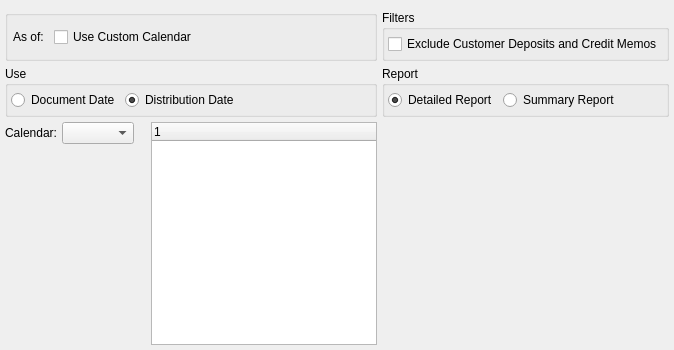
<?xml version="1.0" encoding="UTF-8"?>
<ui version="4.0">
 <comment>This file is part of the xTuple ERP: PostBooks Edition, a free and
open source Enterprise Resource Planning software suite,
Copyright (c) 1999-2014 by OpenMFG LLC, d/b/a xTuple.
It is licensed to you under the Common Public Attribution License
version 1.0, the full text of which (including xTuple-specific Exhibits)
is available at www.xtuple.com/CPAL.  By using this software, you agree
to be bound by its terms.</comment>
 <class>dspTimePhasedOpenARItems</class>
 <widget class="QWidget" name="dspTimePhasedOpenARItems">
  <property name="geometry">
   <rect>
    <x>0</x>
    <y>0</y>
    <width>674</width>
    <height>350</height>
   </rect>
  </property>
  <property name="windowTitle">
   <string>Receivables Aging</string>
  </property>
  <layout class="QGridLayout" name="gridLayout_2">
   <item row="0" column="0">
    <widget class="CustomerSelector" name="_customerSelector"/>
   </item>
   <item row="1" column="0">
    <widget class="QGroupBox" name="_asofGroup">
     <property name="title">
      <string/>
     </property>
     <layout class="QGridLayout" name="gridLayout">
      <item row="0" column="0">
       <widget class="QLabel" name="_asOfLit">
        <property name="text">
         <string>As of:</string>
        </property>
        <property name="buddy">
         <cstring>_asOf</cstring>
        </property>
       </widget>
      </item>
      <item row="0" column="1">
       <widget class="DLineEdit" name="_asOf"/>
      </item>
      <item row="0" column="2">
       <widget class="XCheckBox" name="_custom">
        <property name="text">
         <string>Use Custom Calendar</string>
        </property>
       </widget>
      </item>
      <item row="0" column="3">
       <spacer name="horizontalSpacer">
        <property name="orientation">
         <enum>Qt::Horizontal</enum>
        </property>
        <property name="sizeHint" stdset="0">
         <size>
          <width>0</width>
          <height>20</height>
         </size>
        </property>
       </spacer>
      </item>
     </layout>
    </widget>
   </item>
   <item row="1" column="1">
    <widget class="QGroupBox" name="_filterGroup">
     <property name="title">
      <string>Filters</string>
     </property>
     <layout class="QHBoxLayout">
      <property name="leftMargin">
       <number>3</number>
      </property>
      <property name="topMargin">
       <number>0</number>
      </property>
      <property name="rightMargin">
       <number>3</number>
      </property>
      <property name="bottomMargin">
       <number>0</number>
      </property>
      <item>
       <widget class="XCheckBox" name="_excludeNegs">
        <property name="text">
         <string>Exclude Customer Deposits and Credit Memos</string>
        </property>
       </widget>
      </item>
      <item>
       <spacer>
        <property name="orientation">
         <enum>Qt::Horizontal</enum>
        </property>
        <property name="sizeHint" stdset="0">
         <size>
          <width>0</width>
          <height>28</height>
         </size>
        </property>
       </spacer>
      </item>
     </layout>
    </widget>
   </item>
   <item row="2" column="0">
    <widget class="QGroupBox" name="_useGroup">
     <property name="title">
      <string>Use</string>
     </property>
     <layout class="QHBoxLayout">
      <property name="leftMargin">
       <number>3</number>
      </property>
      <property name="topMargin">
       <number>0</number>
      </property>
      <property name="rightMargin">
       <number>3</number>
      </property>
      <property name="bottomMargin">
       <number>0</number>
      </property>
      <item>
       <widget class="QRadioButton" name="_useDocDate">
        <property name="text">
         <string>Document Date</string>
        </property>
       </widget>
      </item>
      <item>
       <widget class="QRadioButton" name="_useDistDate">
        <property name="text">
         <string>Distribution Date</string>
        </property>
        <property name="checked">
         <bool>true</bool>
        </property>
       </widget>
      </item>
      <item>
       <spacer>
        <property name="orientation">
         <enum>Qt::Horizontal</enum>
        </property>
        <property name="sizeHint" stdset="0">
         <size>
          <width>0</width>
          <height>28</height>
         </size>
        </property>
       </spacer>
      </item>
     </layout>
    </widget>
   </item>
   <item row="2" column="1">
    <widget class="QGroupBox" name="_reptGroup">
     <property name="title">
      <string>Report</string>
     </property>
     <layout class="QHBoxLayout">
      <property name="leftMargin">
       <number>3</number>
      </property>
      <property name="topMargin">
       <number>0</number>
      </property>
      <property name="rightMargin">
       <number>3</number>
      </property>
      <property name="bottomMargin">
       <number>0</number>
      </property>
      <item>
       <widget class="QRadioButton" name="_detailedReport">
        <property name="text">
         <string>Detailed Report</string>
        </property>
        <property name="checked">
         <bool>true</bool>
        </property>
       </widget>
      </item>
      <item>
       <widget class="QRadioButton" name="_summaryReport">
        <property name="text">
         <string>Summary Report</string>
        </property>
       </widget>
      </item>
      <item>
       <spacer>
        <property name="orientation">
         <enum>Qt::Horizontal</enum>
        </property>
        <property name="sizeHint" stdset="0">
         <size>
          <width>0</width>
          <height>28</height>
         </size>
        </property>
       </spacer>
      </item>
     </layout>
    </widget>
   </item>
   <item row="3" column="0">
    <layout class="QHBoxLayout">
     <property name="spacing">
      <number>7</number>
     </property>
     <item>
      <layout class="QVBoxLayout">
       <property name="spacing">
        <number>0</number>
       </property>
       <item>
        <layout class="QHBoxLayout">
         <property name="spacing">
          <number>5</number>
         </property>
         <item>
          <widget class="QLabel" name="_calendarLit">
           <property name="text">
            <string>Calendar:</string>
           </property>
           <property name="alignment">
            <set>Qt::AlignRight|Qt::AlignTrailing|Qt::AlignVCenter</set>
           </property>
          </widget>
         </item>
         <item>
          <widget class="CalendarComboBox" name="_calendar"/>
         </item>
         <item>
          <spacer name="horizontalSpacer_3">
           <property name="orientation">
            <enum>Qt::Horizontal</enum>
           </property>
           <property name="sizeHint" stdset="0">
            <size>
             <width>40</width>
             <height>20</height>
            </size>
           </property>
          </spacer>
         </item>
        </layout>
       </item>
       <item>
        <spacer>
         <property name="orientation">
          <enum>Qt::Vertical</enum>
         </property>
         <property name="sizeType">
          <enum>QSizePolicy::Expanding</enum>
         </property>
         <property name="sizeHint" stdset="0">
          <size>
           <width>20</width>
           <height>0</height>
          </size>
         </property>
        </spacer>
       </item>
      </layout>
     </item>
     <item>
      <widget class="PeriodsListView" name="_periods">
       <property name="sizePolicy">
        <sizepolicy hsizetype="Expanding" vsizetype="Preferred">
         <horstretch>0</horstretch>
         <verstretch>0</verstretch>
        </sizepolicy>
       </property>
       <property name="minimumSize">
        <size>
         <width>0</width>
         <height>120</height>
        </size>
       </property>
      </widget>
     </item>
    </layout>
   </item>
  </layout>
 </widget>
 <layoutdefault spacing="5" margin="5"/>
 <customwidgets>
  <customwidget>
   <class>CalendarComboBox</class>
   <extends>XComboBox</extends>
   <header>calendarTools.h</header>
  </customwidget>
  <customwidget>
   <class>CustomerSelector</class>
   <extends>QWidget</extends>
   <header>customerselector.h</header>
  </customwidget>
  <customwidget>
   <class>DLineEdit</class>
   <extends>QWidget</extends>
   <header>datecluster.h</header>
   <container>1</container>
  </customwidget>
  <customwidget>
   <class>PeriodsListView</class>
   <extends>XTreeWidget</extends>
   <header>calendarTools.h</header>
  </customwidget>
  <customwidget>
   <class>XCheckBox</class>
   <extends>QCheckBox</extends>
   <header>xcheckbox.h</header>
  </customwidget>
  <customwidget>
   <class>XComboBox</class>
   <extends>QComboBox</extends>
   <header>xcombobox.h</header>
  </customwidget>
  <customwidget>
   <class>XTreeWidget</class>
   <extends>QTreeWidget</extends>
   <header>xtreewidget.h</header>
   <container>1</container>
  </customwidget>
 </customwidgets>
 <tabstops>
  <tabstop>_asOf</tabstop>
  <tabstop>_custom</tabstop>
  <tabstop>_periods</tabstop>
 </tabstops>
 <resources/>
 <connections>
  <connection>
   <sender>_calendar</sender>
   <signal>newCalendarId(int)</signal>
   <receiver>_periods</receiver>
   <slot>populate(int)</slot>
   <hints>
    <hint type="sourcelabel">
     <x>154</x>
     <y>187</y>
    </hint>
    <hint type="destinationlabel">
     <x>590</x>
     <y>271</y>
    </hint>
   </hints>
  </connection>
  <connection>
   <sender>_calendar</sender>
   <signal>select(ParameterList&amp;)</signal>
   <receiver>_periods</receiver>
   <slot>load(ParameterList&amp;)</slot>
   <hints>
    <hint type="sourcelabel">
     <x>154</x>
     <y>187</y>
    </hint>
    <hint type="destinationlabel">
     <x>590</x>
     <y>271</y>
    </hint>
   </hints>
  </connection>
 </connections>
</ui>
